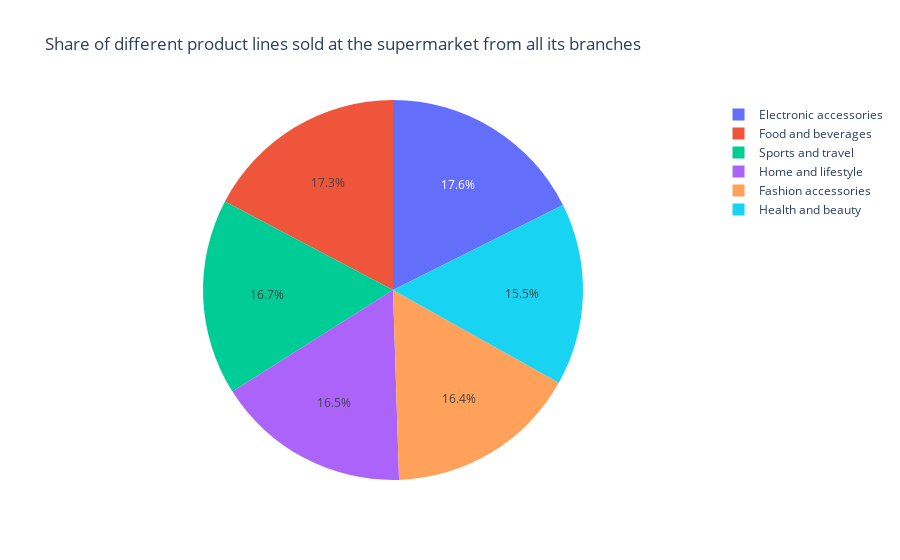

The cell this chart's notebook holds for it:
### Code cell
# check
fig = px.pie(df, values='Quantity', names='Product line',title="Share of different product lines sold at the supermarket from all its branches")
fig.show()

### Figure 1 — Plotly figure (JSON) as saved in the notebook; plotly's stock layout.template omitted (floating-point values rounded to 4 significant figures; data arrays with more than 128 entries replaced by an {"elided": "..."} marker saying what was removed)
{"data": [{"domain": {"x": [0, 1], "y": [0, 1]}, "hovertemplate": "Product line=%{label}<br>Quantity=%{value}<extra></extra>", "labels": {"elided": "1000 str values"}, "legendgroup": "", "name": "", "showlegend": true, "type": "pie", "values": {"elided": "1000 int values"}}], "layout": {"autosize": true, "legend": {"tracegroupgap": 0}, "title": {"text": "Share of different product lines sold at the supermarket from all its branches"}}}
